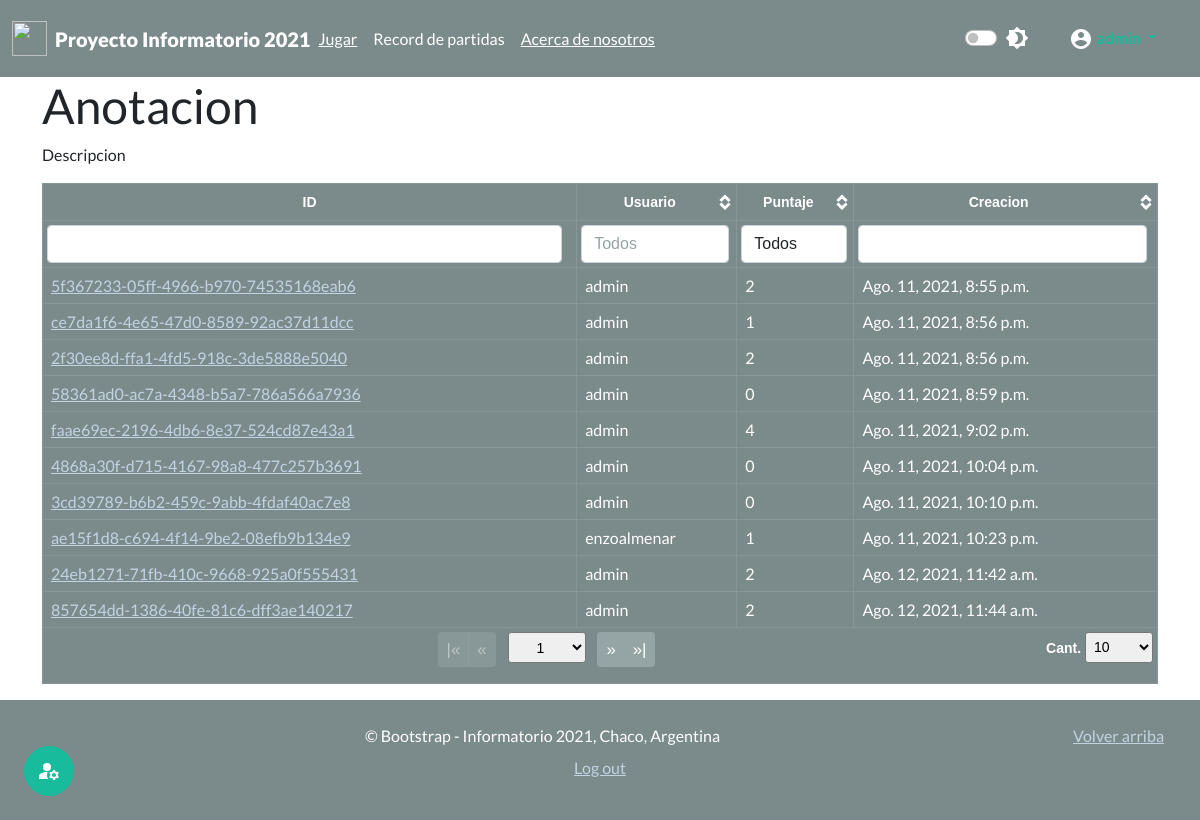
The page /useradmin/act (signed in) on the database as committed earlier.
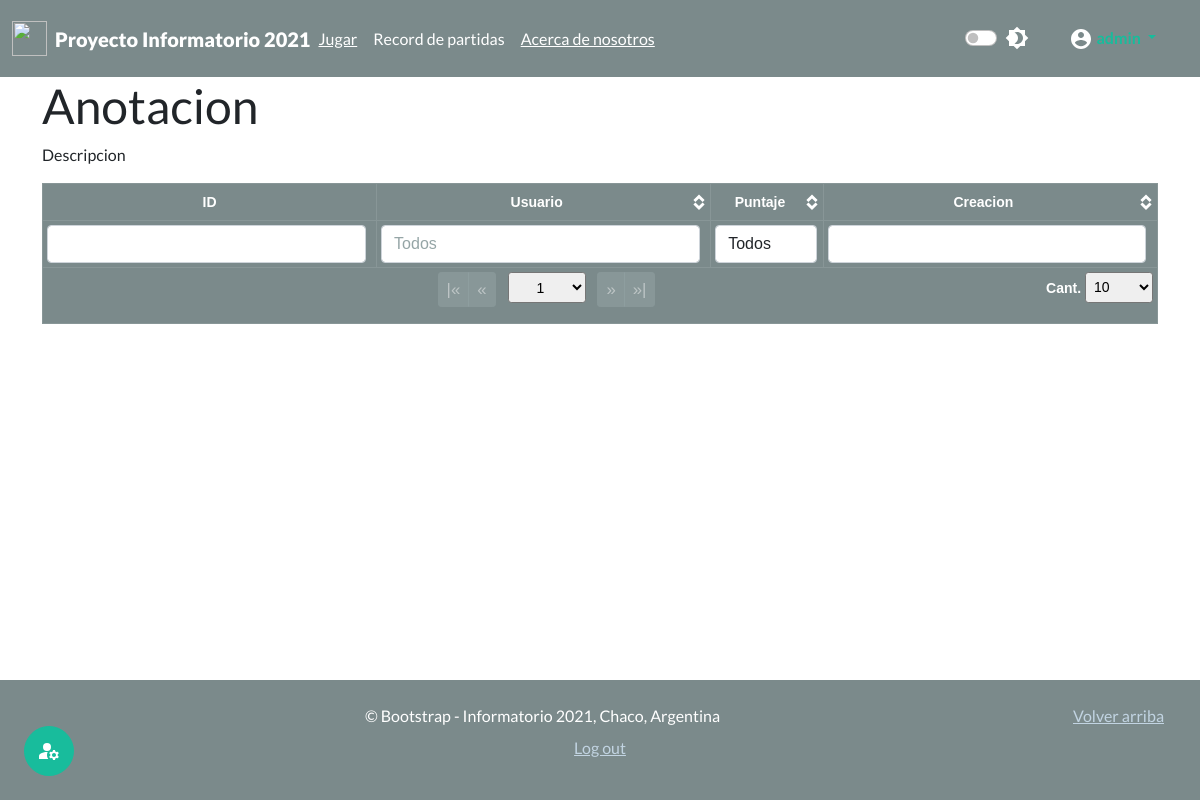
The same page on the database as committed later.
### juego_chaco/models.py (models this page shows)
class Partida(models.Model):
    id=models.UUIDField(primary_key=True, default=uuid.uuid4, editable=False)
    usuario=models.ForeignKey(User,on_delete=models.CASCADE)
    puntuacion=models.IntegerField()
    fecha = models.DateTimeField(auto_now_add=True, editable=False)

### useradministrator/views.py (the view)
# urls.py: path('useradmin/<str:id>',views.mi_useradmin,name="mi_useradmin"),
@login_required(login_url="login")
@permission_required('authusuario.es_usuario_admin',raise_exception=True)
def mi_useradmin(request,id):
    sw={"prg":admin_cuestionarios,"usr":admin_usuarios,"act":admin_actividades}
    func= sw.get(id,"ERROR")
    if func != "ERROR":
        return func(request)
    raise Http404

### useradministrator/views.py (called while the page is built)
def admin_actividades(request):
    lista_partidas=Partida.objects.all()
    print(lista_partidas)
    context={"partidas":lista_partidas}
    return render(request,'admin/admin_actividades.html',context)

### templates/admin/admin_actividades.html (shortened to what this page needs)
{% extends 'base.html' %}
{% load static %}
{% block load_scr %}
<link href={% static 'css/theme.bootstrap_4.css' %} rel="stylesheet">
<link href={% static 'css/jquery.tablesorter.pager.css' %} rel="stylesheet">
{% endblock  %}
{% block content %}
<div class="container">
  <h1>Anotacion</h2>
  <p>Descripcion</p>
  <table class="table table-dark table-bordered table-hover table-responsive">
    <thead class="thead-dark text-center">
      <tr>
        <th class="sorter-false filter-exact">ID</th>
        <th class="filter-exact" data-placeholder="Todos">Usuario</th>
        <th class="filter-select filter-exact" data-placeholder="Todos">Puntaje</th>
        <th class="filter-exact">Creacion</th>
    </thead>
    <tfoot class="text-center">
      <tr>
        <th colspan="7" class="ts-pager">
          <div class="form-inline">
            <div class="btn-group btn-group-sm mx-1" role="group">
              <button type="button" class="btn btn-secondary first" title="first">|&laquo;</button>
              <button type="button" class="btn btn-secondary prev" title="previous">&laquo;</button>
            </div>
            <select class="form-control-sm custom-select px-4 mx-1 pagenum" title="N° de página"></select>
            <div class="btn-group btn-group-sm mx-1" role="group">
              <button type="button" class="btn btn-secondary next" title="next">&raquo;</button>
              <button type="button" class="btn btn-secondary last" title="last">&raquo;|</button>
            </div>
            <p class="float-end">
              <a>Cant.</a>
              <select class="form-control-sm custom-select px-1 pagesize" title="Seleccione el tamaño de página">
                <option selected="selected" value="10">10</option>
            </p>
          </div>
        </th>
      </tr>
    </tfoot>
    <tbody>
      {% for partida in partidas %}
        <tr>
        <td><a href= {% url 'ver-partida' partida.pk %}>{{partida.pk}}</a></td>
        <td>{{partida.usuario}}</td>
        <td>{{partida.puntuacion}}</td>
        <td>{{partida.fecha}}</td>
        </tr>
      {% endfor %}
    </tbody>
  </table>
</div>
{% endblock  %}

Rows that differ between the two databases and show on the page:
removed Partida: pk "5f367233-05ff-4966-b970-74535168eab6", usuario "admin", puntuacion "2", fecha "Ago. 11, 2021, 8:55 p.m."
removed Partida: pk "ce7da1f6-4e65-47d0-8589-92ac37d11dcc", usuario "admin", puntuacion "1", fecha "Ago. 11, 2021, 8:56 p.m."
removed Partida: pk "2f30ee8d-ffa1-4fd5-918c-3de5888e5040", usuario "admin", puntuacion "2", fecha "Ago. 11, 2021, 8:56 p.m."
removed Partida: pk "58361ad0-ac7a-4348-b5a7-786a566a7936", usuario "admin", puntuacion "0", fecha "Ago. 11, 2021, 8:59 p.m."
removed Partida: pk "faae69ec-2196-4db6-8e37-524cd87e43a1", usuario "admin", puntuacion "4", fecha "Ago. 11, 2021, 9:02 p.m."
removed Partida: pk "4868a30f-d715-4167-98a8-477c257b3691", usuario "admin", puntuacion "0", fecha "Ago. 11, 2021, 10:04 p.m."
removed Partida: pk "3cd39789-b6b2-459c-9abb-4fdaf40ac7e8", usuario "admin", puntuacion "0", fecha "Ago. 11, 2021, 10:10 p.m."
removed Partida: pk "ae15f1d8-c694-4f14-9be2-08efb9b134e9", usuario "enzoalmenar", puntuacion "1", fecha "Ago. 11, 2021, 10:23 p.m."
removed Partida: pk "24eb1271-71fb-410c-9668-925a0f555431", usuario "admin", puntuacion "2", fecha "Ago. 12, 2021, 11:42 a.m."
removed Partida: pk "857654dd-1386-40fe-81c6-dff3ae140217", usuario "admin", puntuacion "2", fecha "Ago. 12, 2021, 11:44 a.m."
